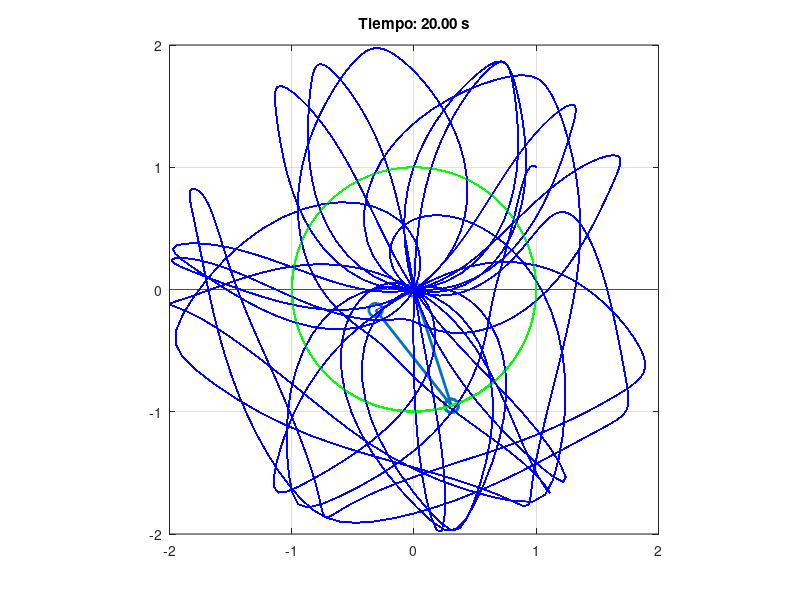

MATLAB code to generate this figure:
% double_pendulum_simulation
% Esta función realiza una simulación del péndulo doble y anima su movimiento.
function double_pendulum_simulation()

    % Condiciones iniciales para los ángulos y velocidades angulares de las dos barras del péndulo
    y0 = [pi/2, 0.5, pi, 0.5];

    % Parámetros del péndulo: [masa1, masa2, longitud1, longitud2, gravedad]
    p = [1, 1, 1, 1, 9.81];

    % Definición del tiempo de simulación
    tspan = linspace(0, 20, 1000);

    % Solución del sistema de ecuaciones diferenciales del péndulo doble
    y = lsode(@(y, t) pendulumODE(y, t, p), y0, tspan);

    % Animación del movimiento del péndulo doble
    animate_pendulum(tspan, y, p)

end

% pendulumODE
% Esta función define las ecuaciones diferenciales que rigen el movimiento del péndulo doble.
function dy = pendulumODE(y, t, p)

    % Extracción de los parámetros del péndulo
    m1 = p(1); m2 = p(2); l1 = p(3); l2 = p(4); g = p(5);

    % Calcula la diferencia entre los dos ángulos
    delta = y(3) - y(1);
    omega1_squared = y(2)^2;
    omega2_squared = y(4)^2;

    % Cálculos intermedios para las ecuaciones diferenciales
    den1 = (m1+m2) * l1 - m2 * l1 * cos(delta)^2;
    den2 = (l2/l1) * den1;

    % Verifica si el denominador es muy pequeño y lo ajusta para evitar divisiones cerca de cero
    if abs(den1) < 1e-6
        den1 = 1e-6;
    end
    if abs(den2) < 1e-6
        den2 = 1e-6;
    end

    % Ecuaciones diferenciales del péndulo doble
    dy = zeros(4,1);
    dy(1) = y(2);
    dy(2) = ((m2*l2*omega2_squared*sin(delta)*cos(delta) ...
        + m2*g*sin(y(3))*cos(delta) ...
        + m2*l2*omega2_squared*sin(delta) ...
        - (m1+m2)*g*sin(y(1))) ...
        / den1 );
    dy(3) = y(4);
    dy(4) = ((- l1/l2)*omega1_squared*sin(delta)*cos(delta) ...
        + (m1+m2)*g*sin(y(1))*cos(delta) ...
        - (m1+m2)*l1*omega1_squared*sin(delta) ...
        - (m1+m2)*g*sin(y(3))) ...
        / den2;

end

% animate_pendulum
% Esta función crea una animación del péndulo doble usando la solución del sistema de ecuaciones diferenciales.
function animate_pendulum(t, y, p)

    % Extrae las longitudes de las barras del péndulo
    l1 = p(3); l2 = p(4);

    % Inicialización de la figura y trazados
    figure(1);
    ground = plot([-2*l1, 2*l1], [0, 0], 'r'); % Línea que representa el suelo
    hold on;
    % Representación de las barras del péndulo
    pendulum1 = line([0, l1*sin(y(1,1))], [0, -l1*cos(y(1,1))], 'LineWidth', 2, 'Marker', 'o', 'MarkerSize', 10);
    pendulum2 = line([l1*sin(y(1,1)), l1*sin(y(1,1)) + l2*sin(y(1,3))], [-l1*cos(y(1,1)), -l1*cos(y(1,1)) - l2*cos(y(1,3))], 'LineWidth', 2, 'Marker', 'o', 'MarkerSize', 10);

    % Arrays para almacenar las posiciones de las barras para realizar trazados
    trace1_x = [];
    trace1_y = [];
    trace2_x = [];
    trace2_y = [];

    axis equal;
    axis([-2*l1, 2*l1, -2*l1, 2*l1]);
    grid on;

    dt = t(2) - t(1);  % Cálculo del paso de tiempo

    % Animación de las barras del péndulo en cada paso de tiempo
    for k = 1:length(t)
        % Actualiza las posiciones de las barras del péndulo
        set(pendulum1, 'XData', [0, l1*sin(y(k,1))], 'YData', [0, -l1*cos(y(k,1))]);
        set(pendulum2, 'XData', [l1*sin(y(k,1)), l1*sin(y(k,1)) + l2*sin(y(k,3))], 'YData', [-l1*cos(y(k,1)), -l1*cos(y(k,1)) - l2*cos(y(k,3))]);

        % Agrega las posiciones actuales para realizar trazados
        trace1_x = [trace1_x, l1*sin(y(k,1))];
        trace1_y = [trace1_y, -l1*cos(y(k,1))];
        trace2_x = [trace2_x, l1*sin(y(k,1)) + l2*sin(y(k,3))];
        trace2_y = [trace2_y, -l1*cos(y(k,1)) - l2*cos(y(k,3))];

        % Dibuja las trazas de las barras
        plot(trace1_x, trace1_y, 'g-');
        plot(trace2_x, trace2_y, 'b-');

        title(sprintf('Tiempo: %.2f s', t(k)));  % Actualiza el título con el tiempo actual

        pause(dt);  % Pausa para que la animación coincida con la resolución de la solución ODE
    end
    hold off;
end
